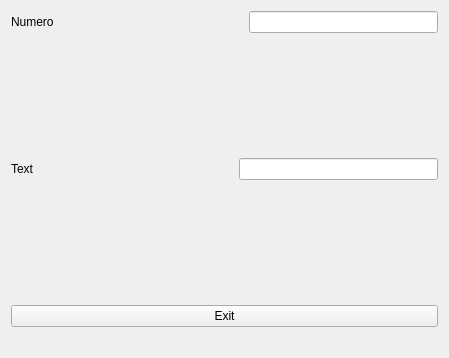
<?xml version="1.0" encoding="UTF-8"?>
<ui version="4.0">
 <class>MyForm</class>
 <widget class="QWidget" name="MyForm">
  <property name="geometry">
   <rect>
    <x>0</x>
    <y>0</y>
    <width>449</width>
    <height>358</height>
   </rect>
  </property>
  <property name="windowTitle">
   <string>Form</string>
  </property>
  <layout class="QVBoxLayout" name="verticalLayout">
   <item>
    <layout class="QHBoxLayout" name="horizontalLayout_2">
     <item>
      <widget class="QLabel" name="label">
       <property name="text">
        <string>Numero</string>
       </property>
      </widget>
     </item>
     <item>
      <spacer name="horizontalSpacer_2">
       <property name="orientation">
        <enum>Qt::Horizontal</enum>
       </property>
       <property name="sizeHint" stdset="0">
        <size>
         <width>40</width>
         <height>20</height>
        </size>
       </property>
      </spacer>
     </item>
     <item>
      <widget class="QLineEdit" name="lineEdit_2">
       <property name="palette">
        <palette>
         <active>
          <colorrole role="Text">
           <brush brushstyle="SolidPattern">
            <color alpha="255">
             <red>255</red>
             <green>0</green>
             <blue>0</blue>
            </color>
           </brush>
          </colorrole>
         </active>
         <inactive>
          <colorrole role="Text">
           <brush brushstyle="SolidPattern">
            <color alpha="255">
             <red>255</red>
             <green>0</green>
             <blue>0</blue>
            </color>
           </brush>
          </colorrole>
         </inactive>
         <disabled>
          <colorrole role="Text">
           <brush brushstyle="SolidPattern">
            <color alpha="255">
             <red>172</red>
             <green>174</green>
             <blue>176</blue>
            </color>
           </brush>
          </colorrole>
         </disabled>
        </palette>
       </property>
       <property name="inputMask">
        <string>9999999999</string>
       </property>
       <property name="text">
        <string/>
       </property>
       <property name="maxLength">
        <number>10</number>
       </property>
       <property name="placeholderText">
        <string/>
       </property>
      </widget>
     </item>
    </layout>
   </item>
   <item>
    <spacer name="verticalSpacer_2">
     <property name="orientation">
      <enum>Qt::Vertical</enum>
     </property>
     <property name="sizeHint" stdset="0">
      <size>
       <width>20</width>
       <height>93</height>
      </size>
     </property>
    </spacer>
   </item>
   <item>
    <layout class="QHBoxLayout" name="horizontalLayout">
     <item>
      <widget class="QLabel" name="label_2">
       <property name="text">
        <string>Text</string>
       </property>
      </widget>
     </item>
     <item>
      <spacer name="horizontalSpacer_3">
       <property name="orientation">
        <enum>Qt::Horizontal</enum>
       </property>
       <property name="sizeHint" stdset="0">
        <size>
         <width>40</width>
         <height>20</height>
        </size>
       </property>
      </spacer>
     </item>
     <item>
      <widget class="QLineEdit" name="lineEdit">
       <property name="palette">
        <palette>
         <active>
          <colorrole role="Text">
           <brush brushstyle="SolidPattern">
            <color alpha="255">
             <red>0</red>
             <green>0</green>
             <blue>255</blue>
            </color>
           </brush>
          </colorrole>
         </active>
         <inactive>
          <colorrole role="Text">
           <brush brushstyle="SolidPattern">
            <color alpha="255">
             <red>0</red>
             <green>0</green>
             <blue>255</blue>
            </color>
           </brush>
          </colorrole>
         </inactive>
         <disabled>
          <colorrole role="Text">
           <brush brushstyle="SolidPattern">
            <color alpha="255">
             <red>172</red>
             <green>174</green>
             <blue>176</blue>
            </color>
           </brush>
          </colorrole>
         </disabled>
        </palette>
       </property>
       <property name="inputMask">
        <string>aaaaaaaaaa</string>
       </property>
      </widget>
     </item>
    </layout>
   </item>
   <item>
    <spacer name="verticalSpacer">
     <property name="orientation">
      <enum>Qt::Vertical</enum>
     </property>
     <property name="sizeHint" stdset="0">
      <size>
       <width>20</width>
       <height>92</height>
      </size>
     </property>
    </spacer>
   </item>
   <item>
    <widget class="QPushButton" name="pushButton">
     <property name="text">
      <string>Exit</string>
     </property>
    </widget>
   </item>
   <item>
    <spacer name="horizontalSpacer">
     <property name="orientation">
      <enum>Qt::Horizontal</enum>
     </property>
     <property name="sizeHint" stdset="0">
      <size>
       <width>434</width>
       <height>20</height>
      </size>
     </property>
    </spacer>
   </item>
  </layout>
 </widget>
 <resources/>
 <connections>
  <connection>
   <sender>pushButton</sender>
   <signal>clicked()</signal>
   <receiver>MyForm</receiver>
   <slot>close()</slot>
   <hints>
    <hint type="sourcelabel">
     <x>223</x>
     <y>301</y>
    </hint>
    <hint type="destinationlabel">
     <x>267</x>
     <y>249</y>
    </hint>
   </hints>
  </connection>
 </connections>
</ui>
